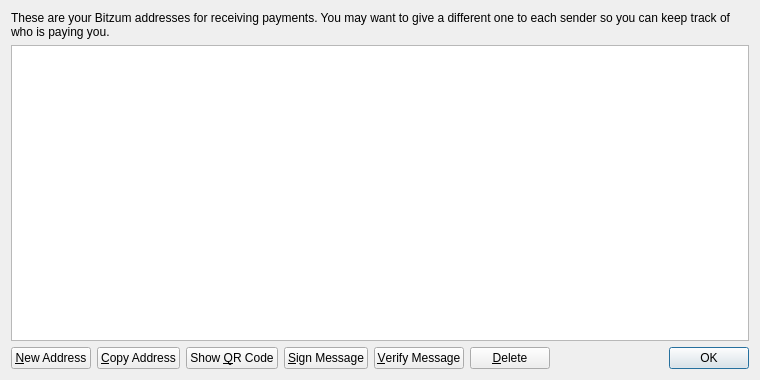
<?xml version="1.0" encoding="UTF-8"?>
<ui version="4.0">
 <class>AddressBookPage</class>
 <widget class="QWidget" name="AddressBookPage">
  <property name="geometry">
   <rect>
    <x>0</x>
    <y>0</y>
    <width>760</width>
    <height>380</height>
   </rect>
  </property>
  <property name="windowTitle">
   <string>Address Book</string>
  </property>
  <layout class="QVBoxLayout" name="verticalLayout">
   <item>
    <widget class="QLabel" name="labelExplanation">
     <property name="text">
      <string>These are your Bitzum addresses for receiving payments. You may want to give a different one to each sender so you can keep track of who is paying you.</string>
     </property>
     <property name="textFormat">
      <enum>Qt::PlainText</enum>
     </property>
     <property name="wordWrap">
      <bool>true</bool>
     </property>
    </widget>
   </item>
   <item>
    <widget class="QTableView" name="tableView">
     <property name="contextMenuPolicy">
      <enum>Qt::CustomContextMenu</enum>
     </property>
     <property name="toolTip">
      <string>Double-click to edit address or label</string>
     </property>
     <property name="tabKeyNavigation">
      <bool>false</bool>
     </property>
     <property name="alternatingRowColors">
      <bool>true</bool>
     </property>
     <property name="selectionMode">
      <enum>QAbstractItemView::SingleSelection</enum>
     </property>
     <property name="selectionBehavior">
      <enum>QAbstractItemView::SelectRows</enum>
     </property>
     <property name="sortingEnabled">
      <bool>true</bool>
     </property>
     <attribute name="verticalHeaderVisible">
      <bool>false</bool>
     </attribute>
    </widget>
   </item>
   <item>
    <layout class="QHBoxLayout" name="horizontalLayout">
     <item>
      <widget class="QPushButton" name="newAddressButton">
       <property name="toolTip">
        <string>Create a new address</string>
       </property>
       <property name="text">
        <string>&amp;New Address</string>
       </property>
       <property name="icon">
        <iconset resource="../bitcoin.qrc">
         <normaloff>:/icons/add</normaloff>:/icons/add</iconset>
       </property>
      </widget>
     </item>
     <item>
      <widget class="QPushButton" name="copyToClipboard">
       <property name="toolTip">
        <string>Copy the currently selected address to the system clipboard</string>
       </property>
       <property name="text">
        <string>&amp;Copy Address</string>
       </property>
       <property name="icon">
        <iconset resource="../bitcoin.qrc">
         <normaloff>:/icons/editcopy</normaloff>:/icons/editcopy</iconset>
       </property>
      </widget>
     </item>
     <item>
      <widget class="QPushButton" name="showQRCode">
       <property name="text">
        <string>Show &amp;QR Code</string>
       </property>
       <property name="icon">
        <iconset resource="../bitcoin.qrc">
         <normaloff>:/icons/qrcode</normaloff>:/icons/qrcode</iconset>
       </property>
      </widget>
     </item>
     <item>
      <widget class="QPushButton" name="signMessage">
       <property name="toolTip">
        <string>Sign a message to prove you own a Bitcoin address</string>
       </property>
       <property name="text">
        <string>&amp;Sign Message</string>
       </property>
       <property name="icon">
        <iconset resource="../bitcoin.qrc">
         <normaloff>:/icons/edit</normaloff>:/icons/edit</iconset>
       </property>
      </widget>
     </item>
     <item>
      <widget class="QPushButton" name="verifyMessage">
       <property name="toolTip">
        <string>Verify a message to ensure it was signed with a specified Bitcoin address</string>
       </property>
       <property name="text">
        <string>&amp;Verify Message</string>
       </property>
       <property name="icon">
        <iconset resource="../bitcoin.qrc">
         <normaloff>:/icons/transaction_0</normaloff>:/icons/transaction_0</iconset>
       </property>
      </widget>
     </item>
     <item>
      <widget class="QPushButton" name="deleteButton">
       <property name="toolTip">
        <string>Delete the currently selected address from the list. Only sending addresses can be deleted.</string>
       </property>
       <property name="text">
        <string>&amp;Delete</string>
       </property>
       <property name="icon">
        <iconset resource="../bitcoin.qrc">
         <normaloff>:/icons/remove</normaloff>:/icons/remove</iconset>
       </property>
      </widget>
     </item>
     <item>
      <spacer name="horizontalSpacer">
       <property name="orientation">
        <enum>Qt::Horizontal</enum>
       </property>
       <property name="sizeHint" stdset="0">
        <size>
         <width>40</width>
         <height>20</height>
        </size>
       </property>
      </spacer>
     </item>
     <item>
      <widget class="QDialogButtonBox" name="buttonBox">
       <property name="sizePolicy">
        <sizepolicy hsizetype="Maximum" vsizetype="Fixed">
         <horstretch>0</horstretch>
         <verstretch>0</verstretch>
        </sizepolicy>
       </property>
       <property name="standardButtons">
        <set>QDialogButtonBox::Ok</set>
       </property>
      </widget>
     </item>
    </layout>
   </item>
  </layout>
 </widget>
 <resources>
  <include location="../bitcoin.qrc"/>
 </resources>
 <connections/>
</ui>
